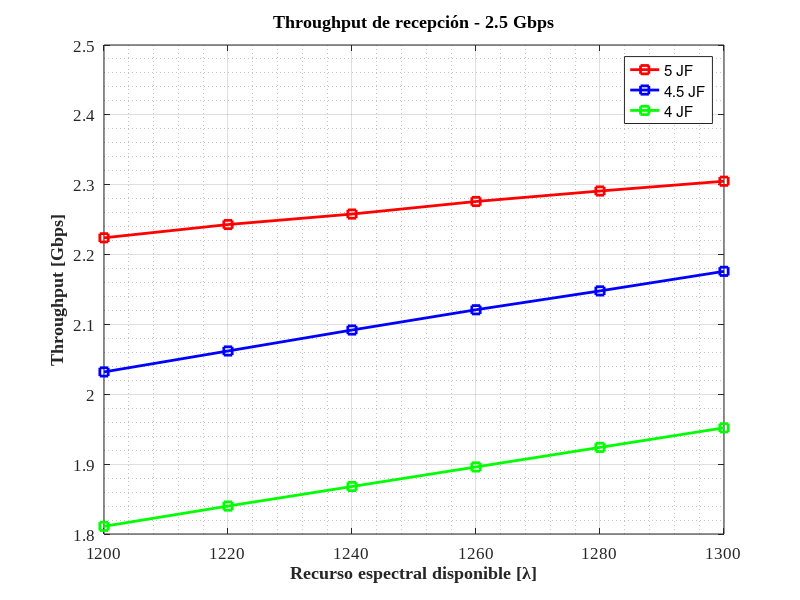
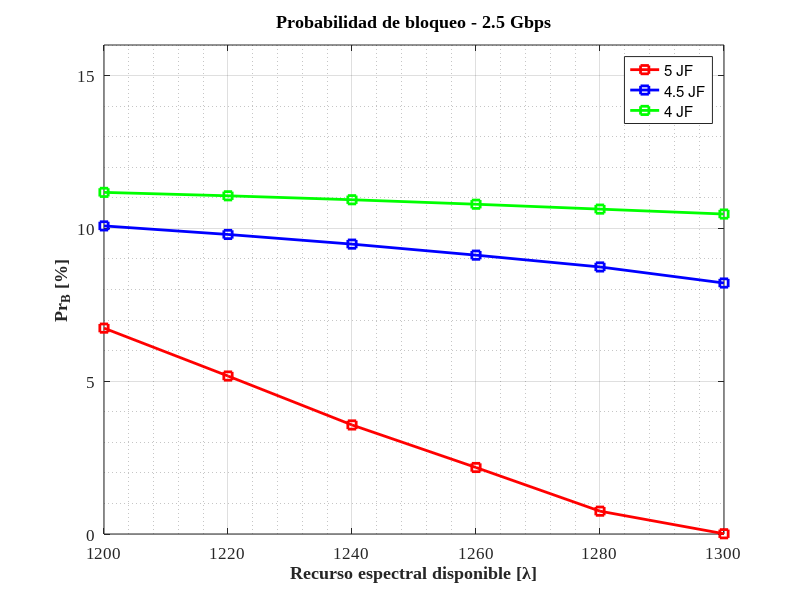
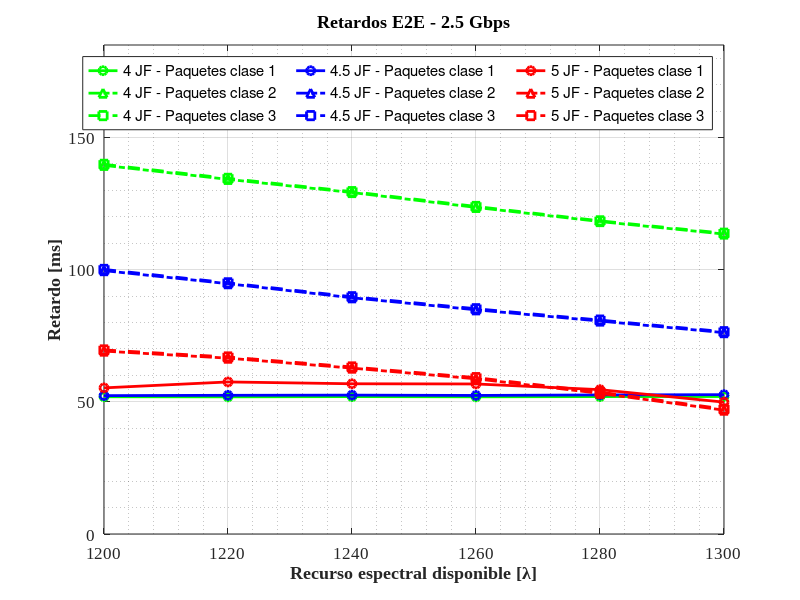

The MATLAB source for these figures, in order:
clear; clc; close all;

% ==============================
% ESCENARIO DE RECURSOS LIMITADOS - 2.5 Gbps
% ==============================

RecursoEspectral = [1200, 1220, 1240, 1260, 1280, 1300]; % Valores de Jumbo Frames considerados

%% Gráfica Throughput

% Throughput

% 4 JF
throughput_in_1  = [1.811, 1.840, 1.868, 1.896, 1.924, 1.952];
% 4.5 JF
throughput_in_2  = [2.032, 2.062, 2.092, 2.121, 2.148, 2.176];
% 5 JF
throughput_in_3  = [2.224, 2.243, 2.258, 2.276, 2.291, 2.305];

figure(1);
% Trazar las curvas con diferentes estilos
plot(RecursoEspectral, throughput_in_3, '-rs', 'LineWidth', 2, 'DisplayName', '5 JF');
hold on;
plot(RecursoEspectral, throughput_in_2, '-bs', 'LineWidth', 2, 'DisplayName', '4.5 JF');
plot(RecursoEspectral, throughput_in_1, '-gs', 'LineWidth', 2, 'DisplayName', '4 JF');
hold off;

% Etiquetas
title('Throughput de recepción - 2.5 Gbps', 'FontSize', 14, 'FontWeight', 'bold');
xlabel('Recurso espectral disponible [\lambda]', 'FontSize', 12, 'FontWeight', 'bold');
ylabel('Throughput [Gbps]', 'FontSize', 12, 'FontWeight', 'bold');

% Leyenda
legend('Location', 'best', 'FontSize', 10);

% Rejilla en el fondo
grid on;              
grid minor;           % Habilita líneas de cuadrícula menores

% Límites de los ejes
%xlim([1190 1310]);        % Rango del eje X
%ylim([1.8 2.6]);    % Rango del eje Y

% Cambiar la fuente y el tamaño en los ejes
set(gca, 'FontName', 'Times New Roman', 'FontSize', 12);

%% Probabilidad de bloqueo

% Probabilidades de bloqueo

% 4 JF
solicitudesBloqueadas_1 = [11.178, 11.066, 10.937, 10.790, 10.630, 10.469];
% 4.5 JF
solicitudesBloqueadas_2 = [10.081, 9.801, 9.485, 9.124, 8.738, 8.212];
% 5 JF
solicitudesBloqueadas_3 = [6.736, 5.169, 3.568, 2.176, 0.747, 0.008];

figure(2);
% Trazar las curvas con diferentes estilos
plot(RecursoEspectral, solicitudesBloqueadas_3, '-rs', 'LineWidth', 2, 'DisplayName', '5 JF');
hold on;
plot(RecursoEspectral, solicitudesBloqueadas_2, '-bs', 'LineWidth', 2, 'DisplayName', '4.5 JF');
plot(RecursoEspectral, solicitudesBloqueadas_1, '-gs', 'LineWidth', 2, 'DisplayName', '4 JF');
hold off;

% Etiquetas
title('Probabilidad de bloqueo - 2.5 Gbps', 'FontSize', 14, 'FontWeight', 'bold');
xlabel('Recurso espectral disponible [\lambda]', 'FontSize', 12, 'FontWeight', 'bold');
ylabel('Pr_B [%]', 'FontSize', 12, 'FontWeight', 'bold');

% Leyenda
legend('Location', 'best', 'FontSize', 10);

% Rejilla en el fondo
grid on;              
grid minor;           % Habilita líneas de cuadrícula menores

% Límites de los ejes
%xlim([0 4]);        % Rango del eje X
ylim([0 16]);    % Rango del eje Y

% Cambiar la fuente y el tamaño en los ejes
set(gca, 'FontName', 'Times New Roman', 'FontSize', 12);

%% Gráfica retardos E2E

% Delay E2E

% 2.5 Gbps
% 4 JF
t_delayE2E_C1_1 = [51.923, 51.887, 51.978, 51.899, 51.981, 52.010];
t_delayE2E_C2_1 = [139.470, 134.162, 129.185, 123.555, 118.202, 113.475];
t_delayE2E_C3_1 = [139.855, 134.549, 129.528, 123.922, 118.480, 113.801];
% 4.5 JF
t_delayE2E_C1_2 = [52.348, 52.471, 52.542, 52.420, 52.617, 52.713];
t_delayE2E_C2_2 = [99.636, 94.692, 89.368, 84.816, 80.559, 76.174];
t_delayE2E_C3_2 = [100.098, 95.031, 89.766, 85.226, 80.934, 76.538];
% 5 JF
t_delayE2E_C1_3 = [55.284, 57.527, 56.835, 56.763, 54.609, 49.886];
t_delayE2E_C2_3 = [69.192, 66.526, 62.756, 58.714, 53.211, 46.851];
t_delayE2E_C3_3 = [69.637, 66.980, 63.203, 59.164, 53.702, 47.282];

figure(3);

% 4 JF (Círculo)
plot(RecursoEspectral, t_delayE2E_C1_1, '-go', 'LineWidth', 2, 'DisplayName', '');
hold on;
plot(RecursoEspectral, t_delayE2E_C2_1, '-.g^', 'LineWidth', 2, 'DisplayName', '');
plot(RecursoEspectral, t_delayE2E_C3_1, '--gs', 'LineWidth', 2, 'DisplayName', '');

% 4.5 JF (Triángulo)
plot(RecursoEspectral, t_delayE2E_C1_2, '-bo', 'LineWidth', 2);
plot(RecursoEspectral, t_delayE2E_C2_2, '-.b^', 'LineWidth', 2);
plot(RecursoEspectral, t_delayE2E_C3_2, '--bs', 'LineWidth', 2);

% 5 JF (Cuadrado)
plot(RecursoEspectral, t_delayE2E_C1_3, '-ro', 'LineWidth', 2);
plot(RecursoEspectral, t_delayE2E_C2_3, '-.r^', 'LineWidth', 2);
plot(RecursoEspectral, t_delayE2E_C3_3, '--rs', 'LineWidth', 2);

% Etiquetas
title('Retardos E2E - 2.5 Gbps', 'FontSize', 14, 'FontWeight', 'bold');
xlabel('Recurso espectral disponible [\lambda]', 'FontSize', 12, 'FontWeight', 'bold');
ylabel('Retardo [ms]', 'FontSize', 12, 'FontWeight', 'bold');

% Leyenda
legend({'4 JF - Paquetes clase 1', '4 JF - Paquetes clase 2', '4 JF - Paquetes clase 3', ...
        '4.5 JF - Paquetes clase 1', '4.5 JF - Paquetes clase 2', '4.5 JF - Paquetes clase 3', ...
        '5 JF - Paquetes clase 1', '5 JF - Paquetes clase 2', '5 JF - Paquetes clase 3'}, ...
       'NumColumns', 3, 'Location', 'best', 'FontSize', 10);

% Rejilla en el fondo
grid on;              
grid minor;           % Habilita líneas de cuadrícula menores

% Límites de los ejes
%xlim([0 4]);        % Rango del eje X
ylim([0 185]);    % Rango del eje Y

% Cambiar la fuente y el tamaño en los ejes
set(gca, 'FontName', 'Times New Roman', 'FontSize', 12);